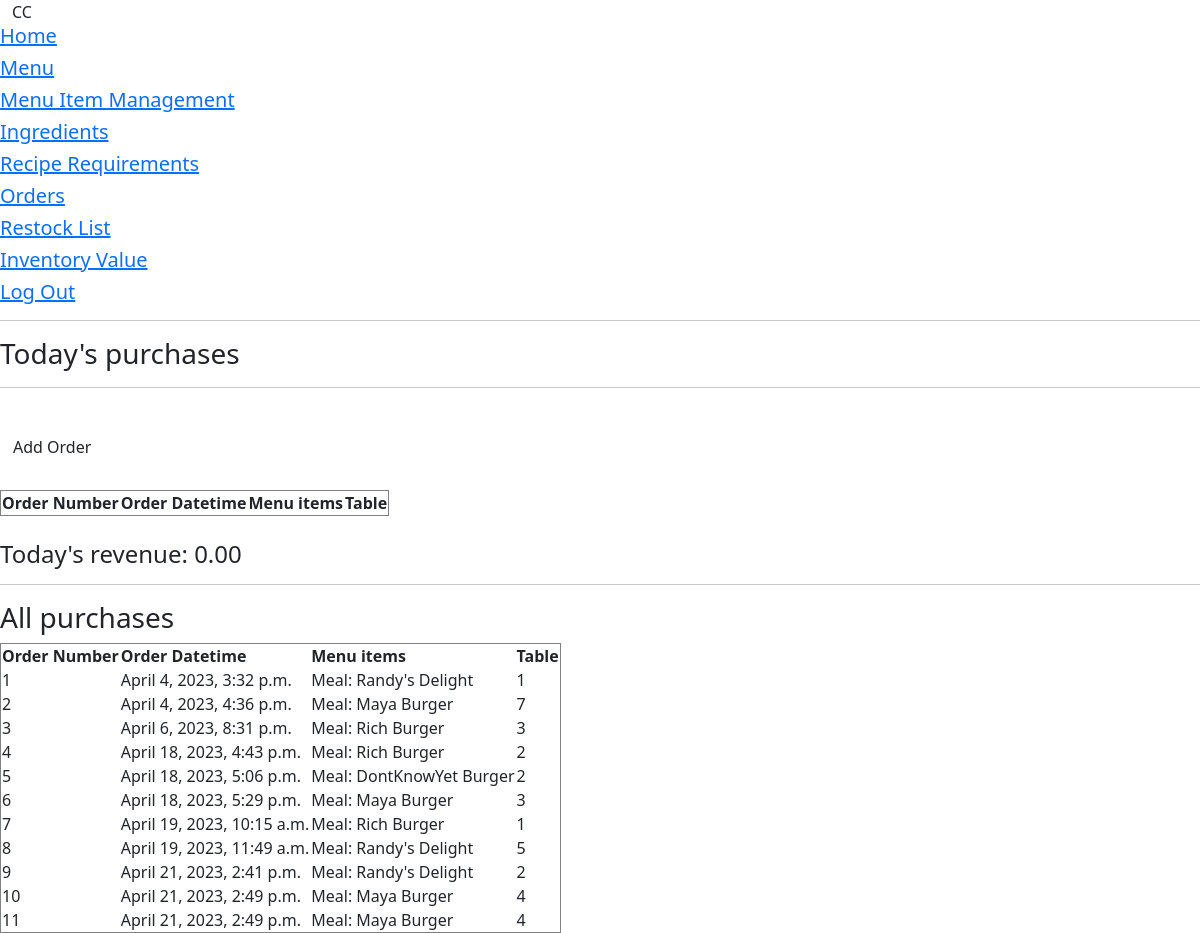
The page /purchases/list (signed in) on the database its author committed.
### crispy_crab/models.py (models this page shows, shortened)
class Purchase(models.Model):
    order_time = models.DateTimeField(auto_now_add=True)
    menu_items = models.ForeignKey(MenuItems, on_delete=models.CASCADE)
    table = models.IntegerField()

class MenuItems(models.Model):
    item_name = models.CharField(max_length=30, unique=True)
    item_description = models.CharField(max_length=150, default="recipe requirements not complete")
    item_price = models.DecimalField(max_digits=5, decimal_places=2, default=0)
    class Meta:
        ordering = ['item_name']
    def __str__(self):
        return "Meal: " + str(self.item_name)

### crispy_crab/views.py (the view)
# urls.py: path('purchases/list', views.PurchaseList.as_view(), name='purchaselist'),
class PurchaseList(LoginRequiredMixin, TemplateView):
    model = Purchase
    template_name = "crispy_crab/purchase_list.html"
    def get_context_data(self, **kwargs):
        context = super().get_context_data(**kwargs)
        context["purchase_list"] = [i for i in Purchase.objects.all()]
        today = datetime.now()
        context["todays_purchases"] = [i for i in Purchase.objects.all() if str(i.order_time.date()).strip() == str(today.date()).strip()]
        revenue = 0
        for i in context["todays_purchases"]:
            revenue += i.menu_items.item_price
        context["revenue"] = revenue
        return context

### crispy_crab/templates/crispy_crab/purchase_list.html (shortened to what this page needs)
{% extends "crispy_crab/base.html" %}
{% block content %}
<hr>
<h3>Today's purchases</h3>
<hr>
<br>
<a href="{% url 'purchasecreate'%}"><button class="btn">Add Order</button></a>
<br>
<br>
<table border = 1 id="todays_purchase_table">
  <tr>
    <th>Order Number</th>
    <th>Order Datetime</th>
    <th>Menu items</th>
    <th>Table</th>
  </tr>
</table>
<br>
<h4>Today's revenue: {{ revenue|stringformat:".2f" }}</h4>
<hr>
<h3>All purchases</h3>
<table border = 1 id="purchase_table">
  <tr>
    <th>Order Number</th>
    <th>Order Datetime</th>
    <th>Menu items</th>
    <th>Table</th>
  </tr>
{% for purchase in purchase_list %}
<tr>
  <td>{{ purchase.id }} </td>
  <td>{{ purchase.order_time }} </td>
  <td>{{ purchase.menu_items }} </td>
  <td>{{ purchase.table }} </td>
</tr>
{% endfor %}
</table>
{% endblock %}

### rows shown on the page
Purchase: id "1", order_time "April 4, 2023, 3:32 p.m.", menu_items "Meal: Randy's Delight", table "1"
Purchase: id "2", order_time "April 4, 2023, 4:36 p.m.", menu_items "Meal: Maya Burger", table "7"
Purchase: id "3", order_time "April 6, 2023, 8:31 p.m.", menu_items "Meal: Rich Burger", table "3"
Purchase: id "4", order_time "April 18, 2023, 4:43 p.m.", menu_items "Meal: Rich Burger", table "2"
Purchase: id "5", order_time "April 18, 2023, 5:06 p.m.", menu_items "Meal: DontKnowYet Burger", table "2"
Purchase: id "6", order_time "April 18, 2023, 5:29 p.m.", menu_items "Meal: Maya Burger", table "3"
Purchase: id "7", order_time "April 19, 2023, 10:15 a.m.", menu_items "Meal: Rich Burger", table "1"
Purchase: id "8", order_time "April 19, 2023, 11:49 a.m.", menu_items "Meal: Randy's Delight", table "5"
Purchase: id "9", order_time "April 21, 2023, 2:41 p.m.", menu_items "Meal: Randy's Delight", table "2"
Purchase: id "10", order_time "April 21, 2023, 2:49 p.m.", menu_items "Meal: Maya Burger", table "4"
Purchase: id "11", order_time "April 21, 2023, 2:49 p.m.", menu_items "Meal: Maya Burger", table "4"

### other values the page prints
{{ revenue|stringformat:".2f" }} "0.00"
